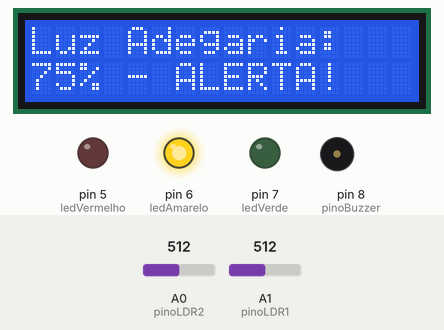
The sketch below on a simulated Arduino Uno, built with avr-gcc and run on an emulated ATmega328P. Shown: 16×2 character LCD, output pins drawn as LEDs (lit = HIGH), buzzer (waves = sounding). The inputs (shaded band) are chosen by the test bench; at power-on: A0 (pinoLDR2) = 512, A1 (pinoLDR1) = 512. What the sketch prints to the serial monitor is not drawn.

Above: at 14.2 s.
14.3 s: A0 (pinoLDR2) set to 459
At 15.3 s:
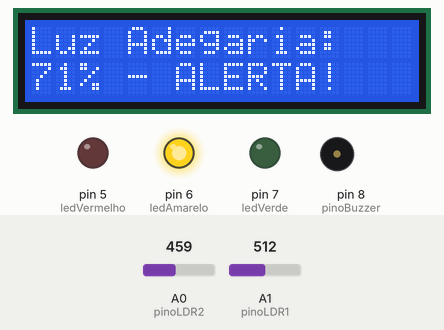
15.9 s: A0 (pinoLDR2) set to 429
At 16.4 s:
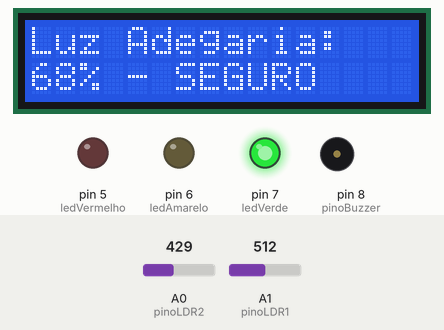
17.6 s: A1 (pinoLDR1) set to 536
At 18.5 s:
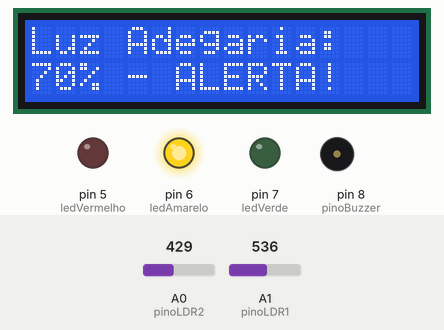
19.3 s: A1 (pinoLDR1) set to 795
At 20.7 s:
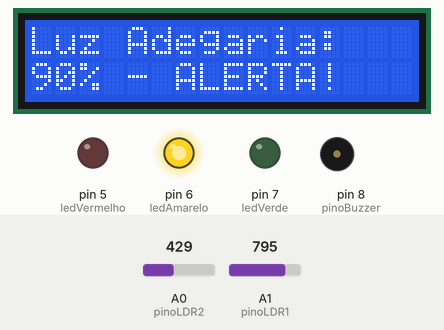
21.0 s: A1 (pinoLDR1) set to 822
At 22.0 s:
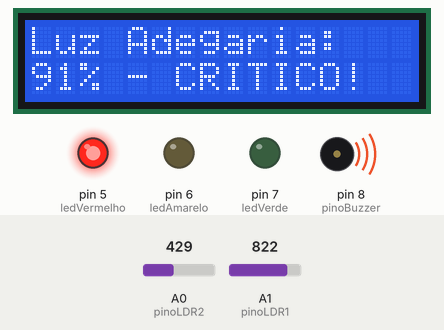
22.7 s: A0 (pinoLDR2) set to 511
At 24.3 s:
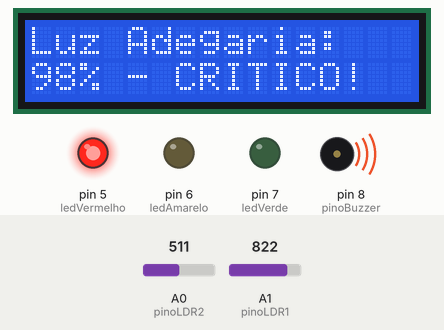
Timing chart, 0 to 25.4 s (numbered marks = the images above; inputs shaded):
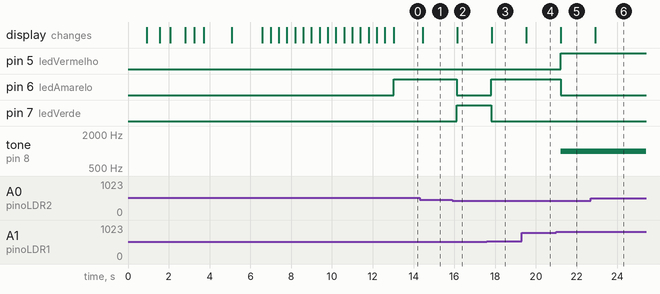

Measured:
- the behaviour switches between 444 and 443 on A0 (pinoLDR2) (found by bisection; images 1 and 2)
- the behaviour switches between 526 and 527 on A1 (pinoLDR1) (found by bisection; images 2 and 3)
- the behaviour switches between 808 and 809 on A1 (pinoLDR1) (found by bisection; images 4 and 5)
- after the input at 14.3 s, the display: changes after 0.15 s (image 1)
- after the input at 15.9 s, pin 6 (ledAmarelo): HIGH → LOW after 0.23 s; pin 7 (ledVerde): LOW → HIGH after 0.23 s; the display: changes after 0.24 s (image 2)
- after the input at 17.6 s, pin 6 (ledAmarelo): LOW → HIGH after 0.22 s; pin 7 (ledVerde): HIGH → LOW after 0.22 s; the display: changes after 0.23 s (image 3)
- after the input at 19.3 s, the display: changes after 0.23 s (image 4)
- after the input at 21.0 s, pin 5 (ledVermelho): LOW → HIGH after 0.21 s; pin 6 (ledAmarelo): HIGH → LOW after 0.21 s; tone on pin 8 (pinoBuzzer): silent → 1000 Hz after 0.21 s; the display: changes after 0.23 s (image 5)
- after the input at 22.7 s, the display: changes after 0.22 s (image 6)

The sketch:

arduino_lcd_16x2_i2c_project_agnello.ino
```cpp
// =========================================================================
// PROJETO FIAP: SISTEMA AUTOMATIZADO DE MONITORAMENTO DE LUMINOSIDADE PARA A EMPRESA FICTÍCIA VINHERIA AGNELLO
// GRUPO: CTRL + 5
// INTEGRANTES DO GRUPO: Eduardo, Flávia, Gabriel, Lirity e Nicolle
//
// PLACA UTILIZADA: Arduino Uno R3 com Display LCD 16x2 I2C (Endereço 0x20)
// EQUIPAMENTOS
// 1x Arduino Uno R3
// 1x Display LCD 16x2 com módulo I2C
// 1x Breadboard
// 16x Fios Jumpers (Macho-Macho)
// 4x Fios Jumper (Macho-Fêmea)
// 2x Sensores de Luminosidade (Fotorresistores LDR)
// 3x LEDs (Vermelho, Amarelo e Verde)
// 1x Buzzer
// 5x Resistores (300 Ω)
//
// Observação: no vídeo é usado apenas 1 LDR.
//
// BIBLIOTECAS
// * Wire
// * LiquidCrystal_I2C by Martin Kubovčík, Frank de Brabander
// =========================================================================
//
// O QUE ACONTECE NO CIRCUITO (PASSO A PASSO):
//
// 1. INICIALIZAÇÃO E ANIMAÇÃO:
//    Ativa a comunicação Serial (115200 baud) e o display LCD I2C.
//    Otimiza o uso da RAM guardando textos estáticos na memória Flash via F().
//    Ao ligar o circuito, o Arduino roda uma animação gráfica exclusiva no LCD
//    desenhando uma garrafa de vinho e nossa logo quadro a quadro. Logo após, exibe um
//    letreiro rolante com a mensagem de "Bem vindo(a) a Adega Agnello!".
//
// 2. LEITURA DOS SENSORES (LDRs):
//    O código lê continuamente a luminosidade de dois sensores LDR conectados
//    nas portas analógicas "A0" e "A1". Ele calcula a média das duas leituras para
//    evitar alarmes falsos caso ocorra uma sombra rápida em apenas um sensor.
//
// 3. CONVERSÃO PARA PORCENTAGEM:
//    O valor bruto de luz é convertido matematicamente para uma escala de
//    0% a 100%, facilitando o entendimento visual do monitoramento.
//
// 4. LÓGICA DE DECISÃO DOS PARÂMETROS DE SEGURANÇA:
//    * ESTADO CRÍTICO (Abaixo de 20% ou Acima de 90%):
//    - Ocorre se a adega estiver no escuro crítico ou com claridade excessiva.
//    - Ação: Desliga os outros LEDs, acende o LED Vermelho, ativa a buzina
//      (Buzzer) em nível lógico ALTO e mostra "CRITICO!" na segunda linha do LCD.
//
//    * ESTADO DE AVISO (Entre 20% e 39% ou Entre 70% e 89%):
//    - Ocorre quando a luz está quase fora do parâmetro ideal de conservação.
//    - Ação: Desliga os outros LEDs, acende o LED Amarelo, mantém a buzina
//      desligada em nível BAIXO e mostra "AVISO" na segunda linha do LCD.
//
//    * ESTADO SEGURO (Entre 40% e 69%):
//    - Ocorre quando a luminosidade está perfeita para armazenar os vinhos.
//    - Ação: Desliga os outros LEDs, acende o LED Verde, mantém a buzina
//      desligada em nível BAIXO e mostra "SEGURO" na segunda linha do LCD.
//
// =========================================================================


// Importa a biblioteca Wire e LiquidCrystal_I2Cpara o Display LCD 16x2 I2C - Reconhece novos comandos
#include <Wire.h>
#include <LiquidCrystal_I2C.h>

// Configuração do display I2C no Tinkercad: endereço 0x20, 16 colunas e 2 linhas
LiquidCrystal_I2C lcd(0x20, 16, 2);

// --- MAPEAMENTO DOS PINOS NO ARDUINO UNO R3 ---
const int pinoLDR1 = A1;       // Primeiro sensor LDR - Pino Analógico A1
const int pinoLDR2 = A0;       // Segundo sensor LDR - Pino Analógico A0
const int ledVermelho = 5;     // LED de Alarme (Muito claro ou muito escuro)
const int ledAmarelo = 6;      // LED de Crítico (Quase ideal)
const int ledVerde = 7;        // LED Seguro (Luminosidade perfeita para adega)
const int pinoBuzzer = 8;      // Buzzer/Buzina - Pino Digital 8

// --- ARRAYS DE BYTES PARA A ANIMAÇÃO DA GARRAFA ---
byte image01_f1[] = { B00000, B11111, B11111, B01110, B00100, B00100, B00100, B01110 };
byte image01_f2[] = { B00000, B00000, B11000, B00100, B01111, B11100, B11000, B00000 };
byte image02_f2[] = { B00000, B00000, B00000, B01000, B11000, B01000, B00000, B00000 };
byte image03_f2[] = { B00000, B00000, B00000, B00000, B00000, B00000, B00000, B00001 };
byte image04_f2[] = { B00011, B00010, B00000, B00010, B00000, B00000, B00000, B00000 };
byte image01_f3[] = { B00000, B00000, B11000, B00100, B00011, B00100, B11000, B00000 };
byte image04_f3[] = { B00001, B00011, B00011, B00110, B00010, B00000, B00010, B00000 };
byte image01_f4[] = { B00000, B00001, B00000, B00001, B00010, B00001, B00011, B00110 };
byte image02_f4[] = { B00010, B00000, B00000, B00000, B00000, B00000, B00000, B00000 };
byte image01_f5[] = { B00010, B00100, B00100, B01100, B11000, B01001, B11011, B01110 };
byte image02_f5[] = { B00000, B00000, B00000, B10100, B11000, B10000, B10000, B00000 };
byte image02_f6[] = { B00000, B00000, B00000, B10110, B11001, B10000, B10000, B10000 };
byte image03_f6[] = { B00000, B00000, B00000, B01110, B10001, B01111, B11001, B01111 };
byte image04_f6[] = { B00001, B10001, B01110, B00000, B00000, B00000, B00000, B00000 };
byte image01_f7[] = { B00000, B00000, B00000, B01110, B11001, B01101, B11111, B01110 };
byte image05_f7[] = { B00000, B00000, B00000, B10110, B11001, B10001, B11111, B10000 };
byte image06_f7[] = { B10000, B10000, B10000, B00000, B00000, B00000, B00000, B00000 };
byte image07_f7[] = { B00000, B00000, B00000, B01110, B10001, B11111, B10000, B01111 };

// --- FUNÇÕES DA ANIMAÇÃO ---
void frame1() {
  lcd.clear(); lcd.createChar(0, image01_f1);
  lcd.setCursor(7, 0); lcd.write(byte(0));
}
void frame2() {
  lcd.clear(); lcd.createChar(0, image01_f2); lcd.createChar(1, image02_f2); lcd.createChar(2, image03_f2); lcd.createChar(3, image04_f2);
  lcd.setCursor(7, 0); lcd.write(byte(0)); lcd.setCursor(8, 0); lcd.write(byte(1)); lcd.setCursor(6, 0); lcd.write(byte(2)); lcd.setCursor(6, 1); lcd.write(byte(3));
}
void frame3() {
  lcd.clear(); lcd.createChar(0, image01_f3); lcd.createChar(1, image02_f2); lcd.createChar(2, image03_f2); lcd.createChar(3, image04_f3);
  lcd.setCursor(7, 0); lcd.write(byte(0)); lcd.setCursor(8, 0); lcd.write(byte(1)); lcd.setCursor(6, 0); lcd.write(byte(2)); lcd.setCursor(6, 1); lcd.write(byte(3));
}
void frame4() {
  lcd.clear(); lcd.createChar(0, image01_f4); lcd.createChar(1, image02_f4);
  lcd.setCursor(6, 0); lcd.write(byte(0)); lcd.setCursor(6, 1); lcd.write(byte(1));
}
void frame5() {
  lcd.clear(); lcd.createChar(0, image01_f5); lcd.createChar(1, image02_f5);
  lcd.setCursor(6, 0); lcd.write(byte(0)); lcd.setCursor(7, 0); lcd.write(byte(1));
}
void frame6() {
  lcd.clear(); lcd.createChar(0, image01_f5); lcd.createChar(1, image02_f6); lcd.createChar(2, image03_f6); lcd.createChar(3, image04_f6);
  lcd.setCursor(6, 0); lcd.write(byte(0)); lcd.setCursor(7, 0); lcd.write(byte(1)); lcd.setCursor(8, 0); lcd.write(byte(2)); lcd.setCursor(6, 1); lcd.write(byte(3));
}
void frame7() {
  lcd.clear(); lcd.createChar(0, image01_f7); lcd.createChar(1, image02_f6); lcd.createChar(2, image03_f6); lcd.createChar(3, image04_f6); lcd.createChar(4, image05_f7); lcd.createChar(5, image06_f7); lcd.createChar(6, image07_f7);
  lcd.setCursor(6, 0); lcd.write(byte(0)); lcd.setCursor(7, 0); lcd.write(byte(1)); lcd.setCursor(8, 0); lcd.write(byte(2)); lcd.setCursor(6, 1); lcd.write(byte(3));
  lcd.setCursor(9, 0); lcd.write(byte(4)); lcd.setCursor(9, 1); lcd.write(byte(5)); lcd.setCursor(10, 0); lcd.write(byte(6));
}

// Configuração Inicial
void setup() {
  Serial.begin(115200);
  Serial.println(F("INICIALIZANDO"));

  // Configuração dos pinos como Saída (OUTPUT)
  pinMode(ledVermelho, OUTPUT);
  pinMode(ledAmarelo, OUTPUT);
  pinMode(ledVerde, OUTPUT);
  pinMode(pinoBuzzer, OUTPUT);


  lcd.init(); // Inicialização LCD I2C
  lcd.backlight(); // Ligar a luz de fundo (Backlight)
  lcd.clear(); // Limpa a tela

  // Execução fluida da animação da garrafa (Apenas uma vez ao ligar o LCD)
  // Frame1: Mostra a imagem do frame 1 / Delay: Espera um tempo para o próximo frame
  frame1(); delay(800);
  frame2(); delay(600);
  frame3(); delay(500);
  frame4(); delay(700);
  frame5(); delay(400);
  frame6(); delay(400);
  frame7(); delay(1350);

  // Apresenta o texto de Boas-Vindas
  lcd.clear();
  lcd.setCursor(0, 0);
  lcd.print("Bem-vindo(a) a"); // Mostra a mensagem em texto na tela do LCD
  lcd.setCursor(0, 1);
  lcd.print("Adega Agnello!");
  delay(1500);

  // Rola o letreiro de boas-vindas para a direita
  for(int x = 0; x < 16; x++) { // Repete o comando abaixo dele 16 vezes da mensagem em texto (0 até 15)
    lcd.scrollDisplayRight(); // Move todo o texto 1 coluna para a direita
    delay(400);
  }

  // Limpa a tela para recomeçar o loop da imagem e espera um tempo antes de começar
  lcd.clear();
}

void loop() {
  // 1. LER OS SENSORES: Leituras simultâneas dos dois LDRs analógicos
  int valor1 = analogRead(pinoLDR1);
  int valor2 = analogRead(pinoLDR2);
  int mediaLuminosidade = (valor1 + valor2) / 2; // Calcula a média dos valores luminosos

  // 2. CONVERTER PARA %
  int porcentagemLuz = map(mediaLuminosidade, 6, 679, 0, 100);
  porcentagemLuz = constrain(porcentagemLuz, 0, 100);

  // Saída de suporte para o Monitor Serial
  Serial.print("Luz Adegaria: ");
  Serial.print(porcentagemLuz);
  Serial.println("%");

  // 3. Mostrar dados fixos no LCD:
  lcd.setCursor(0, 0);
  lcd.print("Luz Adegaria:   ");

  // --- LÓGICA DE ALERTAS SIMPLIFICADA (Cores, Buzzer simples e Mensagem) ---

  // FORA DO PARâMETRO - CRÍTICO (Vermelho ON e Buzzer ON)
  // Níveis crítico do parâmetro: Abaixo de 20% ou Acima de 90%
  if (porcentagemLuz < 20 || porcentagemLuz > 90) {
    digitalWrite(ledVermelho, HIGH); // Liga Vermelho
    digitalWrite(ledAmarelo, LOW);
    digitalWrite(ledVerde, LOW);

    // ATIVA O SOM DO BUZZER
    tone(pinoBuzzer, 1000); // Liga a buzina

    // ALERTA NO LCD
    lcd.setCursor(0, 1);
    lcd.print(porcentagemLuz);
    lcd.print("% - CRITICO!   ");
  }

  // QUASE FORA DO PARÂMETRO - AVISO (Amarelo ON e Buzzer OFF)
  // Níveis fora do parâmetro: Entre 20%-39% ou 70%-89%
  else if (porcentagemLuz < 40 || porcentagemLuz > 69) {
    digitalWrite(ledVermelho, LOW);
    digitalWrite(ledAmarelo, HIGH); // Liga Amarelo
    digitalWrite(ledVerde, LOW);

    // DESATIVA O SOM DO BUZZER
    noTone(pinoBuzzer); // Desliga a buzina

    // ALERTA NO LCD
    lcd.setCursor(0, 1);
    lcd.print(porcentagemLuz);
    lcd.print("% - ALERTA!    ");
  }
  // DENTRO DO PARâMETRO - SEGURO (Verde ON e Buzzer OFF)
  // Níveis ideais do parâmetro: Entre 40% e 69%
  else {
    digitalWrite(ledVermelho, LOW);
    digitalWrite(ledAmarelo, LOW);
    digitalWrite(ledVerde, HIGH); // Liga Verde

    noTone(pinoBuzzer); // Desliga a buzina

    lcd.setCursor(0, 1);
    lcd.print(porcentagemLuz);
    lcd.print("% - SEGURO    ");
  }
  // Tempo em milissegundos antes de retomar o loop
  delay(250);
}
```
